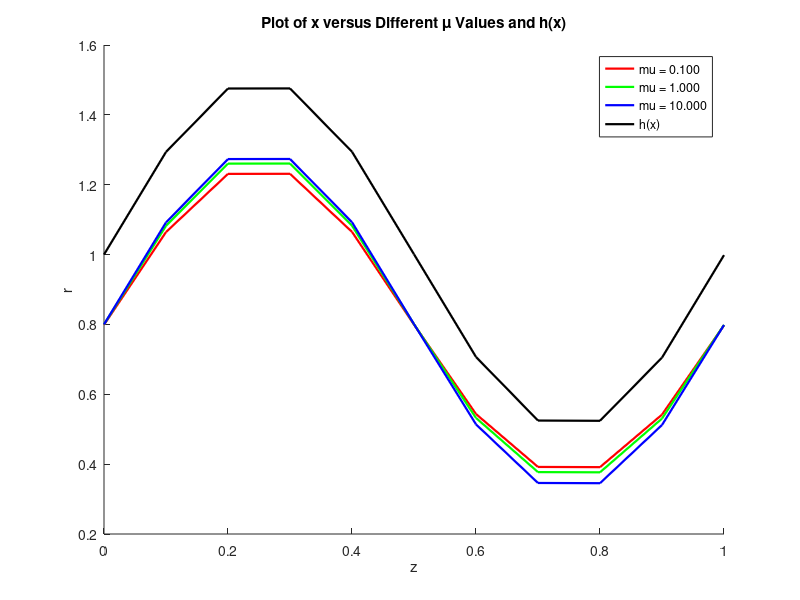

MATLAB code to generate this figure:
clear all;

pi = 3.14; 
 G = 0.5; % Greshof number
  B = 0.01; % Heat Source Parameter

h = @(x) 1+0.5 * sin(2*pi*x);
%1 + 0.5 * sin(2 * pi * x);
       
q =-1.025;
q1 = @(mu, q) (-(0.8)^8 * (mu-1) * G*B/120*mu + (0.8)^6 * (mu-1) * G*B/20*mu - (0.8)^5 * (mu-5/4) * G*B/30*mu - (0.8)^4 * (mu-1) * (1+G*B/24*mu) + (0.8)^3 * (mu-3/2) * (q + 1+ G*B/30*mu) + (0.8) * (G*B/(120*mu) + 3*q/2 + 1/2))/((mu-1)*(0.8)^3 + 1);

x_values = linspace(0, 1, 11)


% Values of mu to consider
mu_values = [0.1, 1, 10];
colors = {'-r', '-g', '-b'};

figure(5);
hold on;

% Loop over different values of mu
for j = 1:length(mu_values)

    mu = mu_values(j);
    x_all = [];
    
    h_all = [];
    q1_value = q1(mu, q);
    for i = 1:length(x_values)
        x = x_values(i);
        h_value = h(x);
        q1_value = q1(mu, q);
        
        q2 = q - q1_value;

        A = @(mu) (mu - 1) * G*B/(120*mu);
        B1 = @(mu, h) -(mu - 1) * G*B*h^2/(20*mu);
        C = @(mu, h) (mu - 5/4) * G*B*h^3/(30*mu);
        D = @(mu, h) (mu -1) * (1 + G*B*h^4/(24*mu));
        E = @(mu, h, q1) - ((mu - 3/2) * (q + h + G*B*h^5/(30*mu)) - q1*(mu - 1));
        F = @(h) -((q + h) * 3*h^2/2 + G*B*h^7/120 - h^3);
        G1 = @(q1, h) q1*h^3;
        
        a = A(mu);
        b1 = B1(mu, h_value);
        c = C(mu, h_value);
        d = D(mu, h_value);
        e = E(mu, h_value, q1_value);
        f = F(h_value);
        g1 = G1(q1_value, h_value);

        % Calculate the roots
        roots_array = roots([a 0 b1 c d e 0 f g1]);
        
        % Filter only the real roots
        real_roots = roots_array(imag(roots_array) == 0 & real(roots_array) < h_value & real(roots_array) > 0);
        
% disp("q1 = ", num2str(q1_value));
% disp("q2 = ", num2str(q2));
disp(real_roots);

        % Store x values and corresponding real roots
        x_all = [x_all, repmat(x, 1, length(real_roots))];
         h_all = [h_all, real(real_roots)'];
    end
    
    % Plot the results
    plot(x_all, h_all, colors{j},'Linewidth',1.6, 'DisplayName', sprintf('mu = %1.3f', mu));
end

% Plot h(x) versus x
h_values = arrayfun(h, x_values);
plot(x_values, h_values,'-k', 'Linewidth',1.6, 'DisplayName', 'h(x)');

xlabel('z');
ylabel('r');
title('Plot of x versus Different \mu Values and h(x)');
legend show;
grid off;
hold off;

